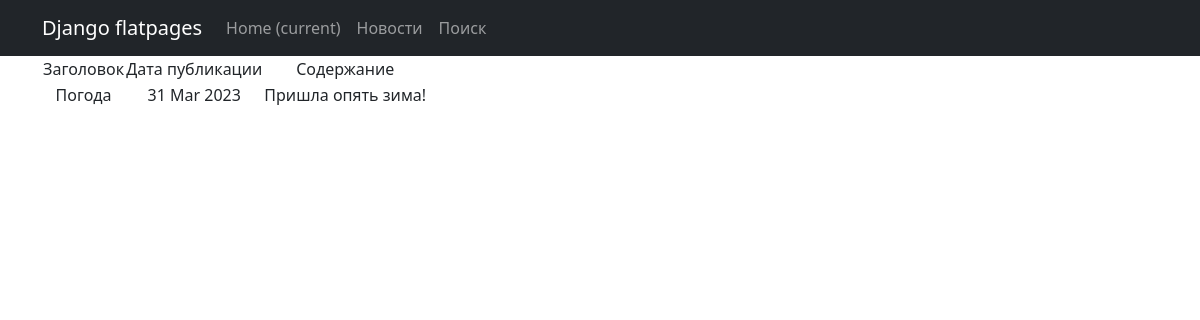
Screenshot of /news/14 with the database file from the repository.
### news/models.py (models this page shows, shortened)
class Post(models.Model):
    article = 'ARTI'
    news = 'NEWS'
    POST_TYPE = [
        (article, 'Статья'),
        (news, 'Новость')
    ]
    author = models.ForeignKey(Author, on_delete=models.CASCADE)
    types = models.CharField(max_length=4, choices=POST_TYPE, default=news)
    data_create = models.DateField(auto_now_add=True)
    category = models.ManyToManyField(Category, through='PostCategory')
    title = models.CharField(max_length=255, blank=False)
    text = models.TextField(blank=False)
    post_rating = models.IntegerField(default=0)  # рейтинг статьи/новости

### news/views.py (the view)
# urls.py: path('<int:pk>', NewDetailView.as_view(), name='new'),
class NewDetailView(DetailView):
    model = Post
    template_name = 'news/new.html'
    form_class = NewForm
    context_object_name = 'new'

### news/templatetags/custom_filters.py (called while the page is built)
@register.filter()
def censor(value):
    if not isinstance(value, str):
        raise ValueError('Фильтр только для строк')
    words = value.split()
    for i, word in enumerate(words):
        if word.lower() in BED_WORDS:
            words[i] = '*' * len(word)
    return ' '.join(words)

### templates/news/new.html (shortened to what this page needs)
{% extends 'flatpages/base.html' %}
{% load custom_filters %}
{% block content %}
    <table>
        <thead>
            <tr>
                <td>Заголовок</td>
                <td>Дата публикации</td>
                <td>Содержание</td>
            </tr>
        </thead>
        <tr>
            <td>{{ new.title|censor }}</td>
            <td>{{ new.data_create|date:'d M Y' }}</td>
            <td>{{ new.text|censor }}</td>
        </tr>
    </table>
{% endblock content %}

### rows the page displays
Post: title|censor "Погода", data_create "31 Mar 2023", text|censor "Пришла опять зима!"
